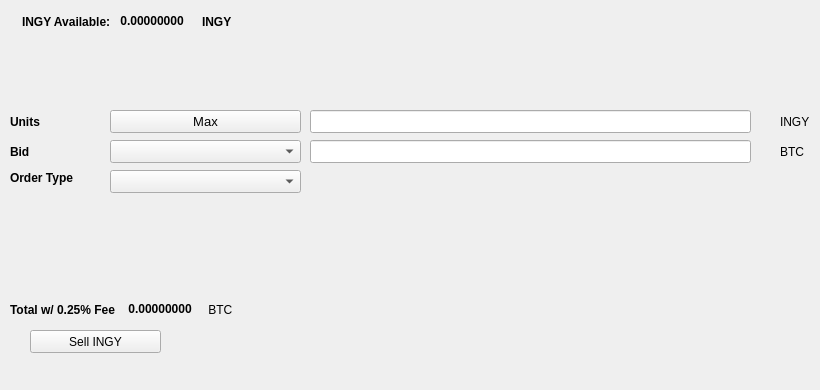
   <widget class="QWidget" name="SellTab">
    <attribute name="title">
     <string>Sell</string>
    </attribute>
    <widget class="QLabel" name="label_16">
     <property name="geometry">
      <rect>
       <x>780</x>
       <y>140</y>
       <width>31</width>
       <height>23</height>
      </rect>
     </property>
     <property name="text">
      <string>BTC</string>
     </property>
    </widget>
    <widget class="QComboBox" name="SellBidcomboBox">
     <property name="geometry">
      <rect>
       <x>110</x>
       <y>140</y>
       <width>191</width>
       <height>23</height>
      </rect>
     </property>
     <property name="font">
      <font>
       <pointsize>10</pointsize>
      </font>
     </property>
    </widget>
    <widget class="QLabel" name="label_18">
     <property name="geometry">
      <rect>
       <x>10</x>
       <y>110</y>
       <width>46</width>
       <height>23</height>
      </rect>
     </property>
     <property name="font">
      <font>
       <weight>75</weight>
       <bold>true</bold>
      </font>
     </property>
     <property name="text">
      <string>Units</string>
     </property>
    </widget>
    <widget class="QPushButton" name="Sell_Max_Amount">
     <property name="geometry">
      <rect>
       <x>110</x>
       <y>110</y>
       <width>191</width>
       <height>23</height>
      </rect>
     </property>
     <property name="font">
      <font>
       <pointsize>10</pointsize>
      </font>
     </property>
     <property name="text">
      <string>Max</string>
     </property>
    </widget>
    <widget class="QLabel" name="label_20">
     <property name="geometry">
      <rect>
       <x>10</x>
       <y>170</y>
       <width>91</width>
       <height>16</height>
      </rect>
     </property>
     <property name="font">
      <font>
       <weight>75</weight>
       <bold>true</bold>
      </font>
     </property>
     <property name="text">
      <string>Order Type</string>
     </property>
    </widget>
    <widget class="QComboBox" name="SellOrdertypeCombo">
     <property name="geometry">
      <rect>
       <x>110</x>
       <y>170</y>
       <width>191</width>
       <height>23</height>
      </rect>
     </property>
     <property name="font">
      <font>
       <pointsize>10</pointsize>
      </font>
     </property>
    </widget>
    <widget class="QLabel" name="label_21">
     <property name="geometry">
      <rect>
       <x>10</x>
       <y>140</y>
       <width>46</width>
       <height>23</height>
      </rect>
     </property>
     <property name="font">
      <font>
       <weight>75</weight>
       <bold>true</bold>
      </font>
     </property>
     <property name="text">
      <string>Bid</string>
     </property>
    </widget>
    <widget class="QLabel" name="label_22">
     <property name="geometry">
      <rect>
       <x>780</x>
       <y>110</y>
       <width>31</width>
       <height>23</height>
      </rect>
     </property>
     <property name="text">
      <string>INGY</string>
     </property>
    </widget>
    <widget class="QLineEdit" name="UnitsInputINGY">
     <property name="geometry">
      <rect>
       <x>310</x>
       <y>110</y>
       <width>441</width>
       <height>23</height>
      </rect>
     </property>
     <property name="font">
      <font>
       <pointsize>9</pointsize>
       <weight>75</weight>
       <bold>true</bold>
      </font>
     </property>
    </widget>
    <widget class="QLineEdit" name="SellBidPriceEdit">
     <property name="geometry">
      <rect>
       <x>310</x>
       <y>140</y>
       <width>441</width>
       <height>23</height>
      </rect>
     </property>
     <property name="font">
      <font>
       <pointsize>9</pointsize>
       <weight>75</weight>
       <bold>true</bold>
      </font>
     </property>
    </widget>
    <widget class="QPushButton" name="SellINGYBTN">
     <property name="geometry">
      <rect>
       <x>30</x>
       <y>330</y>
       <width>131</width>
       <height>23</height>
      </rect>
     </property>
     <property name="text">
      <string>Sell INGY</string>
     </property>
     <property name="icon">
      <iconset resource="../ingenuity">
       <normaloff>:/icons/bitcoin</normaloff>:/icons/bitcoin</iconset>
     </property>
    </widget>
    <widget class="QWidget" name="layoutWidget3">
     <property name="geometry">
      <rect>
       <x>22</x>
       <y>12</y>
       <width>258</width>
       <height>19</height>
      </rect>
     </property>
     <layout class="QHBoxLayout" name="horizontalLayout">
      <item>
       <widget class="QLabel" name="label232_2">
        <property name="font">
         <font>
          <weight>75</weight>
          <bold>true</bold>
         </font>
        </property>
        <property name="text">
         <string>INGY Available:</string>
        </property>
       </widget>
      </item>
      <item>
       <widget class="QLabel" name="INGYAvailableLabel">
        <property name="palette">
         <palette>
          <active>
           <colorrole role="WindowText">
            <brush brushstyle="SolidPattern">
             <color alpha="255">
              <red>0</red>
              <green>0</green>
              <blue>0</blue>
             </color>
            </brush>
           </colorrole>
           <colorrole role="Button">
            <brush brushstyle="SolidPattern">
             <color alpha="255">
              <red>0</red>
              <green>170</green>
              <blue>0</blue>
             </color>
            </brush>
           </colorrole>
           <colorrole role="Light">
            <brush brushstyle="SolidPattern">
             <color alpha="255">
              <red>0</red>
              <green>255</green>
              <blue>0</blue>
             </color>
            </brush>
           </colorrole>
           <colorrole role="Midlight">
            <brush brushstyle="SolidPattern">
             <color alpha="255">
              <red>0</red>
              <green>212</green>
              <blue>0</blue>
             </color>
            </brush>
           </colorrole>
           <colorrole role="Dark">
            <brush brushstyle="SolidPattern">
             <color alpha="255">
              <red>0</red>
              <green>85</green>
              <blue>0</blue>
             </color>
            </brush>
           </colorrole>
           <colorrole role="Mid">
            <brush brushstyle="SolidPattern">
             <color alpha="255">
              <red>0</red>
              <green>113</green>
              <blue>0</blue>
             </color>
            </brush>
           </colorrole>
           <colorrole role="Text">
            <brush brushstyle="SolidPattern">
             <color alpha="255">
              <red>0</red>
              <green>170</green>
              <blue>0</blue>
             </color>
            </brush>
           </colorrole>
           <colorrole role="BrightText">
            <brush brushstyle="SolidPattern">
             <color alpha="255">
              <red>255</red>
              <green>255</green>
              <blue>255</blue>
             </color>
            </brush>
           </colorrole>
           <colorrole role="ButtonText">
            <brush brushstyle="SolidPattern">
             <color alpha="255">
              <red>0</red>
              <green>0</green>
              <blue>0</blue>
             </color>
            </brush>
           </colorrole>
           <colorrole role="Base">
            <brush brushstyle="SolidPattern">
             <color alpha="255">
              <red>255</red>
              <green>255</green>
              <blue>255</blue>
             </color>
            </brush>
           </colorrole>
           <colorrole role="Window">
            <brush brushstyle="SolidPattern">
             <color alpha="255">
              <red>0</red>
              <green>170</green>
              <blue>0</blue>
             </color>
            </brush>
           </colorrole>
           <colorrole role="Shadow">
            <brush brushstyle="SolidPattern">
             <color alpha="255">
              <red>0</red>
              <green>0</green>
              <blue>0</blue>
             </color>
            </brush>
           </colorrole>
           <colorrole role="AlternateBase">
            <brush brushstyle="SolidPattern">
             <color alpha="255">
              <red>127</red>
              <green>212</green>
              <blue>127</blue>
             </color>
            </brush>
           </colorrole>
           <colorrole role="ToolTipBase">
            <brush brushstyle="SolidPattern">
             <color alpha="255">
              <red>255</red>
              <green>255</green>
              <blue>220</blue>
             </color>
            </brush>
           </colorrole>
           <colorrole role="ToolTipText">
            <brush brushstyle="SolidPattern">
             <color alpha="255">
              <red>0</red>
              <green>0</green>
              <blue>0</blue>
             </color>
            </brush>
           </colorrole>
          </active>
          <inactive>
           <colorrole role="WindowText">
            <brush brushstyle="SolidPattern">
             <color alpha="255">
              <red>0</red>
              <green>0</green>
              <blue>0</blue>
             </color>
            </brush>
           </colorrole>
           <colorrole role="Button">
            <brush brushstyle="SolidPattern">
             <color alpha="255">
              <red>0</red>
              <green>170</green>
              <blue>0</blue>
             </color>
            </brush>
           </colorrole>
           <colorrole role="Light">
            <brush brushstyle="SolidPattern">
             <color alpha="255">
              <red>0</red>
              <green>255</green>
              <blue>0</blue>
             </color>
            </brush>
           </colorrole>
           <colorrole role="Midlight">
            <brush brushstyle="SolidPattern">
             <color alpha="255">
              <red>0</red>
              <green>212</green>
              <blue>0</blue>
             </color>
            </brush>
           </colorrole>
           <colorrole role="Dark">
            <brush brushstyle="SolidPattern">
             <color alpha="255">
              <red>0</red>
              <green>85</green>
              <blue>0</blue>
             </color>
            </brush>
           </colorrole>
           <colorrole role="Mid">
            <brush brushstyle="SolidPattern">
             <color alpha="255">
              <red>0</red>
              <green>113</green>
              <blue>0</blue>
             </color>
            </brush>
           </colorrole>
           <colorrole role="Text">
            <brush brushstyle="SolidPattern">
             <color alpha="255">
              <red>0</red>
              <green>170</green>
              <blue>0</blue>
             </color>
            </brush>
           </colorrole>
           <colorrole role="BrightText">
            <brush brushstyle="SolidPattern">
             <color alpha="255">
              <red>255</red>
              <green>255</green>
              <blue>255</blue>
             </color>
            </brush>
           </colorrole>
           <colorrole role="ButtonText">
            <brush brushstyle="SolidPattern">
             <color alpha="255">
              <red>0</red>
              <green>0</green>
              <blue>0</blue>
             </color>
            </brush>
           </colorrole>
           <colorrole role="Base">
            <brush brushstyle="SolidPattern">
             <color alpha="255">
              <red>255</red>
              <green>255</green>
              <blue>255</blue>
             </color>
            </brush>
           </colorrole>
           <colorrole role="Window">
            <brush brushstyle="SolidPattern">
             <color alpha="255">
              <red>0</red>
              <green>170</green>
              <blue>0</blue>
             </color>
            </brush>
           </colorrole>
           <colorrole role="Shadow">
            <brush brushstyle="SolidPattern">
             <color alpha="255">
              <red>0</red>
              <green>0</green>
              <blue>0</blue>
             </color>
            </brush>
           </colorrole>
           <colorrole role="AlternateBase">
            <brush brushstyle="SolidPattern">
             <color alpha="255">
              <red>127</red>
              <green>212</green>
              <blue>127</blue>
             </color>
            </brush>
           </colorrole>
           <colorrole role="ToolTipBase">
            <brush brushstyle="SolidPattern">
             <color alpha="255">
              <red>255</red>
              <green>255</green>
              <blue>220</blue>
             </color>
            </brush>
           </colorrole>
           <colorrole role="ToolTipText">
            <brush brushstyle="SolidPattern">
             <color alpha="255">
              <red>0</red>
              <green>0</green>
              <blue>0</blue>
             </color>
            </brush>
           </colorrole>
          </inactive>
          <disabled>
           <colorrole role="WindowText">
            <brush brushstyle="SolidPattern">
             <color alpha="255">
              <red>0</red>
              <green>85</green>
              <blue>0</blue>
             </color>
            </brush>
           </colorrole>
           <colorrole role="Button">
            <brush brushstyle="SolidPattern">
             <color alpha="255">
              <red>0</red>
              <green>170</green>
              <blue>0</blue>
             </color>
            </brush>
           </colorrole>
           <colorrole role="Light">
            <brush brushstyle="SolidPattern">
             <color alpha="255">
              <red>0</red>
              <green>255</green>
              <blue>0</blue>
             </color>
            </brush>
           </colorrole>
           <colorrole role="Midlight">
            <brush brushstyle="SolidPattern">
             <color alpha="255">
              <red>0</red>
              <green>212</green>
              <blue>0</blue>
             </color>
            </brush>
           </colorrole>
           <colorrole role="Dark">
            <brush brushstyle="SolidPattern">
             <color alpha="255">
              <red>0</red>
              <green>85</green>
              <blue>0</blue>
             </color>
            </brush>
           </colorrole>
           <colorrole role="Mid">
            <brush brushstyle="SolidPattern">
             <color alpha="255">
              <red>0</red>
              <green>113</green>
              <blue>0</blue>
             </color>
            </brush>
           </colorrole>
           <colorrole role="Text">
            <brush brushstyle="SolidPattern">
             <color alpha="255">
              <red>0</red>
              <green>85</green>
              <blue>0</blue>
             </color>
            </brush>
           </colorrole>
           <colorrole role="BrightText">
            <brush brushstyle="SolidPattern">
             <color alpha="255">
              <red>255</red>
              <green>255</green>
              <blue>255</blue>
             </color>
            </brush>
           </colorrole>
           <colorrole role="ButtonText">
            <brush brushstyle="SolidPattern">
             <color alpha="255">
              <red>0</red>
              <green>85</green>
              <blue>0</blue>
             </color>
            </brush>
           </colorrole>
           <colorrole role="Base">
            <brush brushstyle="SolidPattern">
             <color alpha="255">
              <red>0</red>
              <green>170</green>
              <blue>0</blue>
             </color>
            </brush>
           </colorrole>
           <colorrole role="Window">
            <brush brushstyle="SolidPattern">
             <color alpha="255">
              <red>0</red>
              <green>170</green>
              <blue>0</blue>
             </color>
            </brush>
           </colorrole>
           <colorrole role="Shadow">
            <brush brushstyle="SolidPattern">
             <color alpha="255">
              <red>0</red>
              <green>0</green>
              <blue>0</blue>
             </color>
            </brush>
           </colorrole>
           <colorrole role="AlternateBase">
            <brush brushstyle="SolidPattern">
             <color alpha="255">
              <red>0</red>
              <green>170</green>
              <blue>0</blue>
             </color>
            </brush>
           </colorrole>
           <colorrole role="ToolTipBase">
            <brush brushstyle="SolidPattern">
             <color alpha="255">
              <red>255</red>
              <green>255</green>
              <blue>220</blue>
             </color>
            </brush>
           </colorrole>
           <colorrole role="ToolTipText">
            <brush brushstyle="SolidPattern">
             <color alpha="255">
              <red>0</red>
              <green>0</green>
              <blue>0</blue>
             </color>
            </brush>
           </colorrole>
          </disabled>
         </palette>
        </property>
        <property name="font">
         <font>
          <weight>75</weight>
          <bold>true</bold>
         </font>
        </property>
        <property name="text">
         <string> 0.00000000 </string>
        </property>
        <property name="textInteractionFlags">
         <set>Qt::LinksAccessibleByMouse|Qt::TextSelectableByKeyboard|Qt::TextSelectableByMouse</set>
        </property>
       </widget>
      </item>
      <item>
       <widget class="QLabel" name="labelINGY">
        <property name="font">
         <font>
          <weight>75</weight>
          <bold>true</bold>
         </font>
        </property>
        <property name="text">
         <string>INGY</string>
        </property>
       </widget>
      </item>
     </layout>
    </widget>
    <widget class="QWidget" name="layoutWidget">
     <property name="geometry">
      <rect>
       <x>10</x>
       <y>300</y>
       <width>268</width>
       <height>19</height>
      </rect>
     </property>
     <layout class="QHBoxLayout" name="horizontalLayout_2">
      <item>
       <widget class="QLabel" name="label_19">
        <property name="font">
         <font>
          <weight>75</weight>
          <bold>true</bold>
         </font>
        </property>
        <property name="text">
         <string>Total w/ 0.25% Fee </string>
        </property>
       </widget>
      </item>
      <item>
       <widget class="QLabel" name="SellCostLabel">
        <property name="palette">
         <palette>
          <active>
           <colorrole role="WindowText">
            <brush brushstyle="SolidPattern">
             <color alpha="255">
              <red>0</red>
              <green>0</green>
              <blue>0</blue>
             </color>
            </brush>
           </colorrole>
           <colorrole role="Button">
            <brush brushstyle="SolidPattern">
             <color alpha="255">
              <red>0</red>
              <green>170</green>
              <blue>0</blue>
             </color>
            </brush>
           </colorrole>
           <colorrole role="Light">
            <brush brushstyle="SolidPattern">
             <color alpha="255">
              <red>0</red>
              <green>255</green>
              <blue>0</blue>
             </color>
            </brush>
           </colorrole>
           <colorrole role="Midlight">
            <brush brushstyle="SolidPattern">
             <color alpha="255">
              <red>0</red>
              <green>212</green>
              <blue>0</blue>
             </color>
            </brush>
           </colorrole>
           <colorrole role="Dark">
            <brush brushstyle="SolidPattern">
             <color alpha="255">
              <red>0</red>
              <green>85</green>
              <blue>0</blue>
             </color>
            </brush>
           </colorrole>
           <colorrole role="Mid">
            <brush brushstyle="SolidPattern">
             <color alpha="255">
              <red>0</red>
              <green>113</green>
              <blue>0</blue>
             </color>
            </brush>
           </colorrole>
           <colorrole role="Text">
            <brush brushstyle="SolidPattern">
             <color alpha="255">
              <red>0</red>
              <green>170</green>
              <blue>0</blue>
             </color>
            </brush>
           </colorrole>
           <colorrole role="BrightText">
            <brush brushstyle="SolidPattern">
             <color alpha="255">
              <red>255</red>
              <green>255</green>
              <blue>255</blue>
             </color>
            </brush>
           </colorrole>
           <colorrole role="ButtonText">
            <brush brushstyle="SolidPattern">
             <color alpha="255">
              <red>0</red>
              <green>0</green>
              <blue>0</blue>
             </color>
            </brush>
           </colorrole>
           <colorrole role="Base">
            <brush brushstyle="SolidPattern">
             <color alpha="255">
              <red>255</red>
              <green>255</green>
              <blue>255</blue>
             </color>
            </brush>
           </colorrole>
           <colorrole role="Window">
            <brush brushstyle="SolidPattern">
             <color alpha="255">
              <red>0</red>
              <green>170</green>
              <blue>0</blue>
             </color>
            </brush>
           </colorrole>
           <colorrole role="Shadow">
            <brush brushstyle="SolidPattern">
             <color alpha="255">
              <red>0</red>
              <green>0</green>
              <blue>0</blue>
             </color>
            </brush>
           </colorrole>
           <colorrole role="AlternateBase">
            <brush brushstyle="SolidPattern">
             <color alpha="255">
              <red>127</red>
              <green>212</green>
              <blue>127</blue>
             </color>
            </brush>
           </colorrole>
           <colorrole role="ToolTipBase">
            <brush brushstyle="SolidPattern">
             <color alpha="255">
              <red>255</red>
              <green>255</green>
              <blue>220</blue>
             </color>
            </brush>
           </colorrole>
           <colorrole role="ToolTipText">
            <brush brushstyle="SolidPattern">
             <color alpha="255">
              <red>0</red>
              <green>0</green>
              <blue>0</blue>
             </color>
            </brush>
           </colorrole>
          </active>
          <inactive>
           <colorrole role="WindowText">
            <brush brushstyle="SolidPattern">
             <color alpha="255">
              <red>0</red>
              <green>0</green>
              <blue>0</blue>
             </color>
            </brush>
           </colorrole>
           <colorrole role="Button">
            <brush brushstyle="SolidPattern">
             <color alpha="255">
              <red>0</red>
              <green>170</green>
              <blue>0</blue>
             </color>
            </brush>
           </colorrole>
           <colorrole role="Light">
            <brush brushstyle="SolidPattern">
             <color alpha="255">
              <red>0</red>
              <green>255</green>
              <blue>0</blue>
             </color>
            </brush>
           </colorrole>
           <colorrole role="Midlight">
            <brush brushstyle="SolidPattern">
             <color alpha="255">
              <red>0</red>
              <green>212</green>
              <blue>0</blue>
             </color>
            </brush>
           </colorrole>
           <colorrole role="Dark">
            <brush brushstyle="SolidPattern">
             <color alpha="255">
              <red>0</red>
              <green>85</green>
              <blue>0</blue>
             </color>
            </brush>
           </colorrole>
           <colorrole role="Mid">
            <brush brushstyle="SolidPattern">
             <color alpha="255">
              <red>0</red>
              <green>113</green>
              <blue>0</blue>
             </color>
            </brush>
           </colorrole>
           <colorrole role="Text">
            <brush brushstyle="SolidPattern">
             <color alpha="255">
              <red>0</red>
              <green>170</green>
              <blue>0</blue>
             </color>
            </brush>
           </colorrole>
           <colorrole role="BrightText">
            <brush brushstyle="SolidPattern">
             <color alpha="255">
              <red>255</red>
              <green>255</green>
              <blue>255</blue>
             </color>
            </brush>
           </colorrole>
           <colorrole role="ButtonText">
            <brush brushstyle="SolidPattern">
             <color alpha="255">
              <red>0</red>
              <green>0</green>
              <blue>0</blue>
             </color>
            </brush>
           </colorrole>
           <colorrole role="Base">
            <brush brushstyle="SolidPattern">
             <color alpha="255">
              <red>255</red>
              <green>255</green>
              <blue>255</blue>
             </color>
            </brush>
           </colorrole>
           <colorrole role="Window">
            <brush brushstyle="SolidPattern">
             <color alpha="255">
              <red>0</red>
              <green>170</green>
              <blue>0</blue>
             </color>
            </brush>
           </colorrole>
           <colorrole role="Shadow">
            <brush brushstyle="SolidPattern">
             <color alpha="255">
              <red>0</red>
              <green>0</green>
              <blue>0</blue>
             </color>
            </brush>
           </colorrole>
           <colorrole role="AlternateBase">
            <brush brushstyle="SolidPattern">
             <color alpha="255">
              <red>127</red>
              <green>212</green>
              <blue>127</blue>
             </color>
            </brush>
           </colorrole>
           <colorrole role="ToolTipBase">
            <brush brushstyle="SolidPattern">
             <color alpha="255">
              <red>255</red>
              <green>255</green>
              <blue>220</blue>
             </color>
            </brush>
           </colorrole>
           <colorrole role="ToolTipText">
            <brush brushstyle="SolidPattern">
             <color alpha="255">
              <red>0</red>
              <green>0</green>
              <blue>0</blue>
             </color>
            </brush>
           </colorrole>
          </inactive>
          <disabled>
           <colorrole role="WindowText">
            <brush brushstyle="SolidPattern">
             <color alpha="255">
              <red>0</red>
              <green>85</green>
              <blue>0</blue>
             </color>
            </brush>
           </colorrole>
           <colorrole role="Button">
            <brush brushstyle="SolidPattern">
             <color alpha="255">
              <red>0</red>
              <green>170</green>
              <blue>0</blue>
             </color>
            </brush>
           </colorrole>
           <colorrole role="Light">
            <brush brushstyle="SolidPattern">
             <color alpha="255">
              <red>0</red>
              <green>255</green>
              <blue>0</blue>
             </color>
            </brush>
           </colorrole>
           <colorrole role="Midlight">
            <brush brushstyle="SolidPattern">
             <color alpha="255">
              <red>0</red>
              <green>212</green>
              <blue>0</blue>
             </color>
            </brush>
           </colorrole>
           <colorrole role="Dark">
            <brush brushstyle="SolidPattern">
             <color alpha="255">
              <red>0</red>
              <green>85</green>
              <blue>0</blue>
             </color>
            </brush>
           </colorrole>
           <colorrole role="Mid">
            <brush brushstyle="SolidPattern">
             <color alpha="255">
              <red>0</red>
              <green>113</green>
              <blue>0</blue>
             </color>
            </brush>
           </colorrole>
           <colorrole role="Text">
            <brush brushstyle="SolidPattern">
             <color alpha="255">
              <red>0</red>
              <green>85</green>
              <blue>0</blue>
             </color>
            </brush>
           </colorrole>
           <colorrole role="BrightText">
            <brush brushstyle="SolidPattern">
             <color alpha="255">
              <red>255</red>
              <green>255</green>
              <blue>255</blue>
             </color>
            </brush>
           </colorrole>
           <colorrole role="ButtonText">
            <brush brushstyle="SolidPattern">
             <color alpha="255">
              <red>0</red>
              <green>85</green>
              <blue>0</blue>
             </color>
            </brush>
           </colorrole>
           <colorrole role="Base">
            <brush brushstyle="SolidPattern">
             <color alpha="255">
              <red>0</red>
              <green>170</green>
              <blue>0</blue>
             </color>
            </brush>
           </colorrole>
           <colorrole role="Window">
            <brush brushstyle="SolidPattern">
             <color alpha="255">
              <red>0</red>
              <green>170</green>
              <blue>0</blue>
             </color>
            </brush>
           </colorrole>
           <colorrole role="Shadow">
            <brush brushstyle="SolidPattern">
             <color alpha="255">
              <red>0</red>
              <green>0</green>
              <blue>0</blue>
             </color>
            </brush>
           </colorrole>
           <colorrole role="AlternateBase">
            <brush brushstyle="SolidPattern">
             <color alpha="255">
              <red>0</red>
              <green>170</green>
              <blue>0</blue>
             </color>
            </brush>
           </colorrole>
           <colorrole role="ToolTipBase">
            <brush brushstyle="SolidPattern">
             <color alpha="255">
              <red>255</red>
              <green>255</green>
              <blue>220</blue>
             </color>
            </brush>
           </colorrole>
           <colorrole role="ToolTipText">
            <brush brushstyle="SolidPattern">
             <color alpha="255">
              <red>0</red>
              <green>0</green>
              <blue>0</blue>
             </color>
            </brush>
           </colorrole>
          </disabled>
         </palette>
        </property>
        <property name="font">
         <font>
          <weight>75</weight>
          <bold>true</bold>
         </font>
        </property>
        <property name="autoFillBackground">
         <bool>false</bool>
        </property>
        <property name="text">
         <string> 0.00000000</string>
        </property>
        <property name="textInteractionFlags">
         <set>Qt::LinksAccessibleByMouse|Qt::TextSelectableByMouse</set>
        </property>
       </widget>
      </item>
      <item>
       <widget class="QLabel" name="label_17">
        <property name="font">
         <font>
          <weight>50</weight>
          <bold>false</bold>
         </font>
        </property>
        <property name="text">
         <string> BTC</string>
        </property>
       </widget>
      </item>
     </layout>
    </widget>
    <widget class="QLabel" name="label_23">
     <property name="geometry">
      <rect>
       <x>460</x>
       <y>300</y>
       <width>281</width>
       <height>81</height>
      </rect>
     </property>
     <property name="text">
      <string/>
     </property>
     <property name="pixmap">
      <pixmap>:/images/bittrex</pixmap>
     </property>
    </widget>
   </widget>
